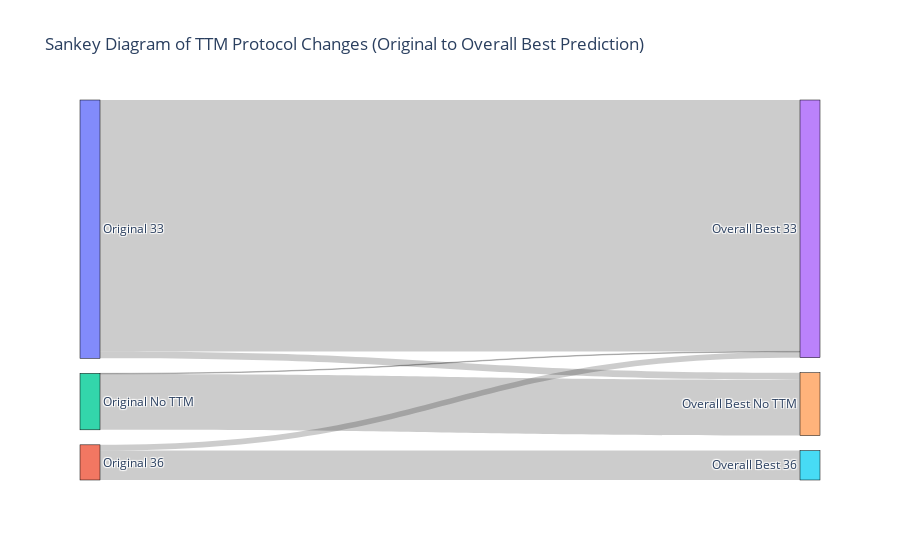

Here is the notebook cell this chart was saved with:
### Code cell
import pandas as pd
import plotly.graph_objects as go

# Step 1: Create a new column 'Overall_Best_TTM' in combined_predictions_df
combined_predictions_df['Overall_Best_TTM'] = combined_predictions_df.apply(
    lambda row: row['Best_Prediction_NN'] if row['Best_Prediction_NN'] == row['Best_Prediction_XGB'] else row['Original_TTM'],
    axis=1
)

# Step 2: Define a function to create the Sankey diagram based on 'Overall_Best_TTM'
def create_sankey_with_overall_best(data):
    # Count the transitions from Original_TTM to Overall_Best_TTM
    sankey_data = data.groupby(['Original_TTM', 'Overall_Best_TTM']).size().reset_index(name='count')
    
    # Calculate total patients in each Original_TTM group
    group_totals = sankey_data.groupby('Original_TTM')['count'].transform('sum')
    
    # Calculate percentage within each Original_TTM group
    sankey_data['percentage'] = (sankey_data['count'] / group_totals * 100).round(1)
    
    # Define unique nodes for original and best protocols
    original_nodes = [f"Original {protocol}" for protocol in sankey_data['Original_TTM'].unique()]
    best_nodes = [f"Overall Best {protocol}" for protocol in sankey_data['Overall_Best_TTM'].unique()]
    nodes = original_nodes + best_nodes
    
    # Map each node to a unique index for Sankey
    node_map = {node: i for i, node in enumerate(nodes)}
    
    # Define the sources, targets, values, and labels for the Sankey diagram
    sankey_data['source'] = sankey_data['Original_TTM'].map(lambda x: node_map[f"Original {x}"])
    sankey_data['target'] = sankey_data['Overall_Best_TTM'].map(lambda x: node_map[f"Overall Best {x}"])
    sources = sankey_data['source'].tolist()
    targets = sankey_data['target'].tolist()
    values = sankey_data['count'].tolist()
    
    # Use the group percentage labels for each link
    labels = [f"{percentage}%" for percentage in sankey_data['percentage']]
    
    # Create the Sankey diagram
    fig = go.Figure(go.Sankey(
        node=dict(
            pad=15,
            thickness=20,
            line=dict(color="black", width=0.5),
            label=nodes,
        ),
        link=dict(
            source=sources,  # Indices of source nodes
            target=targets,  # Indices of target nodes
            value=values,    # Flow values between nodes
            label=labels     # Group percentage labels on each link
        )
    ))
    
    # Add title and display
    fig.update_layout(title_text="Sankey Diagram of TTM Protocol Changes (Original to Overall Best Prediction)", font_size=12)
    fig.show()

# Step 3: Generate the Sankey diagram using the updated DataFrame with 'Overall_Best_TTM'
create_sankey_with_overall_best(combined_predictions_df)

### Figure 1 — Plotly figure (JSON) as saved in the notebook; plotly's stock layout.template omitted (floating-point values rounded to 4 significant figures)
{"data": [{"link": {"label": ["97.3%", "2.7%", "16.4%", "83.6%", "1.0%", "99.0%"], "source": [0, 0, 1, 1, 2, 2], "target": [3, 4, 3, 5, 3, 4], "value": [436, 12, 10, 51, 1, 97]}, "node": {"label": ["Original 33", "Original 36", "Original No TTM", "Overall Best 33", "Overall Best No TTM", "Overall Best 36"], "line": {"color": "black", "width": 0.5}, "pad": 15, "thickness": 20}, "type": "sankey"}], "layout": {"font": {"size": 12}, "title": {"text": "Sankey Diagram of TTM Protocol Changes (Original to Overall Best Prediction)"}}}
